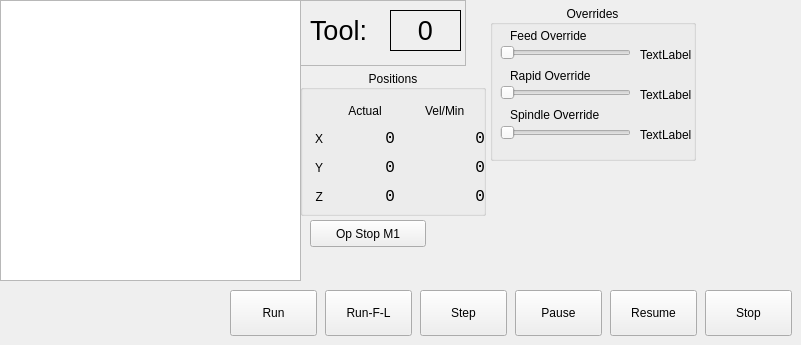
      <widget class="QWidget" name="tab">
       <attribute name="title">
        <string>Gcode</string>
       </attribute>
       <widget class="QGroupBox" name="groupBox_4">
        <property name="geometry">
         <rect>
          <x>490</x>
          <y>5</y>
          <width>206</width>
          <height>156</height>
         </rect>
        </property>
        <property name="title">
         <string>Overrides</string>
        </property>
        <property name="alignment">
         <set>Qt::AlignCenter</set>
        </property>
        <widget class="QLabel" name="feed_override_lb">
         <property name="geometry">
          <rect>
           <x>150</x>
           <y>40</y>
           <width>51</width>
           <height>20</height>
          </rect>
         </property>
         <property name="text">
          <string>TextLabel</string>
         </property>
        </widget>
        <widget class="QLabel" name="label_17">
         <property name="geometry">
          <rect>
           <x>20</x>
           <y>60</y>
           <width>131</width>
           <height>21</height>
          </rect>
         </property>
         <property name="text">
          <string>Rapid Override</string>
         </property>
        </widget>
        <widget class="QLabel" name="spindle_override_0_lb">
         <property name="geometry">
          <rect>
           <x>150</x>
           <y>120</y>
           <width>51</width>
           <height>19</height>
          </rect>
         </property>
         <property name="text">
          <string>TextLabel</string>
         </property>
        </widget>
        <widget class="QSlider" name="spindle_override_sl">
         <property name="geometry">
          <rect>
           <x>10</x>
           <y>120</y>
           <width>131</width>
           <height>16</height>
          </rect>
         </property>
         <property name="orientation">
          <enum>Qt::Horizontal</enum>
         </property>
        </widget>
        <widget class="QLabel" name="label_13">
         <property name="geometry">
          <rect>
           <x>20</x>
           <y>20</y>
           <width>131</width>
           <height>21</height>
          </rect>
         </property>
         <property name="text">
          <string>Feed Override</string>
         </property>
        </widget>
        <widget class="QSlider" name="feed_override_sl">
         <property name="geometry">
          <rect>
           <x>10</x>
           <y>40</y>
           <width>131</width>
           <height>16</height>
          </rect>
         </property>
         <property name="orientation">
          <enum>Qt::Horizontal</enum>
         </property>
         <property name="tickPosition">
          <enum>QSlider::NoTicks</enum>
         </property>
         <property name="tickInterval">
          <number>0</number>
         </property>
        </widget>
        <widget class="QLabel" name="rapid_override_lb">
         <property name="geometry">
          <rect>
           <x>150</x>
           <y>80</y>
           <width>51</width>
           <height>19</height>
          </rect>
         </property>
         <property name="text">
          <string>TextLabel</string>
         </property>
        </widget>
        <widget class="QSlider" name="rapid_override_sl">
         <property name="geometry">
          <rect>
           <x>10</x>
           <y>80</y>
           <width>131</width>
           <height>16</height>
          </rect>
         </property>
         <property name="orientation">
          <enum>Qt::Horizontal</enum>
         </property>
        </widget>
        <widget class="QLabel" name="label_18">
         <property name="geometry">
          <rect>
           <x>20</x>
           <y>100</y>
           <width>131</width>
           <height>20</height>
          </rect>
         </property>
         <property name="text">
          <string>Spindle Override</string>
         </property>
        </widget>
        <widget class="QPushButton" name="pushButton_6">
         <property name="geometry">
          <rect>
           <x>20</x>
           <y>370</y>
           <width>96</width>
           <height>21</height>
          </rect>
         </property>
         <property name="text">
          <string>G0 X0 Y0 Z0</string>
         </property>
         <property name="function" stdset="0">
          <string>mdi</string>
         </property>
         <property name="command" stdset="0">
          <string>G0 X0 Y0 Z0</string>
         </property>
        </widget>
        <widget class="QPushButton" name="pushButton_7">
         <property name="geometry">
          <rect>
           <x>125</x>
           <y>370</y>
           <width>96</width>
           <height>21</height>
          </rect>
         </property>
         <property name="text">
          <string>G0 X0 Y0</string>
         </property>
         <property name="function" stdset="0">
          <string>mdi</string>
         </property>
         <property name="command" stdset="0">
          <string>G0 X0 Y0</string>
         </property>
        </widget>
       </widget>
       <widget class="QPlainTextEdit" name="gcode_pte">
        <property name="geometry">
         <rect>
          <x>0</x>
          <y>0</y>
          <width>301</width>
          <height>281</height>
         </rect>
        </property>
        <property name="font">
         <font>
          <family>Latin Modern Mono</family>
          <pointsize>12</pointsize>
          <bold>true</bold>
         </font>
        </property>
       </widget>
       <widget class="QGroupBox" name="groupBox_15">
        <property name="geometry">
         <rect>
          <x>300</x>
          <y>70</y>
          <width>186</width>
          <height>146</height>
         </rect>
        </property>
        <property name="title">
         <string>Positions</string>
        </property>
        <property name="alignment">
         <set>Qt::AlignCenter</set>
        </property>
        <widget class="QLabel" name="label_42">
         <property name="geometry">
          <rect>
           <x>7</x>
           <y>57</y>
           <width>16</width>
           <height>23</height>
          </rect>
         </property>
         <property name="text">
          <string>X</string>
         </property>
         <property name="alignment">
          <set>Qt::AlignRight|Qt::AlignTrailing|Qt::AlignVCenter</set>
         </property>
        </widget>
        <widget class="QLabel" name="label_47">
         <property name="geometry">
          <rect>
           <x>7</x>
           <y>86</y>
           <width>16</width>
           <height>23</height>
          </rect>
         </property>
         <property name="text">
          <string>Y</string>
         </property>
         <property name="alignment">
          <set>Qt::AlignRight|Qt::AlignTrailing|Qt::AlignVCenter</set>
         </property>
        </widget>
        <widget class="QLabel" name="joint_vel_min_0_lb">
         <property name="geometry">
          <rect>
           <x>125</x>
           <y>57</y>
           <width>60</width>
           <height>23</height>
          </rect>
         </property>
         <property name="minimumSize">
          <size>
           <width>60</width>
           <height>0</height>
          </size>
         </property>
         <property name="font">
          <font>
           <family>Monospace</family>
           <pointsize>12</pointsize>
          </font>
         </property>
         <property name="text">
          <string>0</string>
         </property>
         <property name="alignment">
          <set>Qt::AlignRight|Qt::AlignTrailing|Qt::AlignVCenter</set>
         </property>
         <property name="precision" stdset="0">
          <string>2</string>
         </property>
        </widget>
        <widget class="QLabel" name="label_56">
         <property name="geometry">
          <rect>
           <x>125</x>
           <y>30</y>
           <width>60</width>
           <height>21</height>
          </rect>
         </property>
         <property name="text">
          <string>Vel/Min</string>
         </property>
        </widget>
        <widget class="QLabel" name="label_57">
         <property name="geometry">
          <rect>
           <x>35</x>
           <y>30</y>
           <width>60</width>
           <height>21</height>
          </rect>
         </property>
         <property name="minimumSize">
          <size>
           <width>0</width>
           <height>0</height>
          </size>
         </property>
         <property name="text">
          <string>Actual</string>
         </property>
         <property name="alignment">
          <set>Qt::AlignCenter</set>
         </property>
        </widget>
        <widget class="QLabel" name="joint_vel_min_2_lb">
         <property name="geometry">
          <rect>
           <x>125</x>
           <y>115</y>
           <width>60</width>
           <height>23</height>
          </rect>
         </property>
         <property name="minimumSize">
          <size>
           <width>60</width>
           <height>0</height>
          </size>
         </property>
         <property name="font">
          <font>
           <family>Monospace</family>
           <pointsize>12</pointsize>
          </font>
         </property>
         <property name="text">
          <string>0</string>
         </property>
         <property name="alignment">
          <set>Qt::AlignRight|Qt::AlignTrailing|Qt::AlignVCenter</set>
         </property>
         <property name="precision" stdset="0">
          <string>2</string>
         </property>
        </widget>
        <widget class="QLabel" name="label_60">
         <property name="geometry">
          <rect>
           <x>7</x>
           <y>115</y>
           <width>16</width>
           <height>23</height>
          </rect>
         </property>
         <property name="text">
          <string>Z</string>
         </property>
         <property name="alignment">
          <set>Qt::AlignRight|Qt::AlignTrailing|Qt::AlignVCenter</set>
         </property>
        </widget>
        <widget class="QLabel" name="joint_vel_min_1_lb">
         <property name="geometry">
          <rect>
           <x>125</x>
           <y>86</y>
           <width>60</width>
           <height>23</height>
          </rect>
         </property>
         <property name="minimumSize">
          <size>
           <width>60</width>
           <height>0</height>
          </size>
         </property>
         <property name="font">
          <font>
           <family>Monospace</family>
           <pointsize>12</pointsize>
          </font>
         </property>
         <property name="text">
          <string>0</string>
         </property>
         <property name="alignment">
          <set>Qt::AlignRight|Qt::AlignTrailing|Qt::AlignVCenter</set>
         </property>
         <property name="precision" stdset="0">
          <string>2</string>
         </property>
        </widget>
        <widget class="QLabel" name="actual_lb_x">
         <property name="geometry">
          <rect>
           <x>35</x>
           <y>57</y>
           <width>60</width>
           <height>23</height>
          </rect>
         </property>
         <property name="minimumSize">
          <size>
           <width>60</width>
           <height>0</height>
          </size>
         </property>
         <property name="font">
          <font>
           <family>Monospace</family>
           <pointsize>12</pointsize>
          </font>
         </property>
         <property name="text">
          <string>0</string>
         </property>
         <property name="alignment">
          <set>Qt::AlignRight|Qt::AlignTrailing|Qt::AlignVCenter</set>
         </property>
        </widget>
        <widget class="QLabel" name="actual_lb_y">
         <property name="geometry">
          <rect>
           <x>35</x>
           <y>86</y>
           <width>60</width>
           <height>23</height>
          </rect>
         </property>
         <property name="minimumSize">
          <size>
           <width>60</width>
           <height>0</height>
          </size>
         </property>
         <property name="font">
          <font>
           <family>Monospace</family>
           <pointsize>12</pointsize>
          </font>
         </property>
         <property name="text">
          <string>0</string>
         </property>
         <property name="alignment">
          <set>Qt::AlignRight|Qt::AlignTrailing|Qt::AlignVCenter</set>
         </property>
        </widget>
        <widget class="QLabel" name="actual_lb_z">
         <property name="geometry">
          <rect>
           <x>35</x>
           <y>115</y>
           <width>60</width>
           <height>23</height>
          </rect>
         </property>
         <property name="minimumSize">
          <size>
           <width>60</width>
           <height>0</height>
          </size>
         </property>
         <property name="font">
          <font>
           <family>Monospace</family>
           <pointsize>12</pointsize>
          </font>
         </property>
         <property name="text">
          <string>0</string>
         </property>
         <property name="alignment">
          <set>Qt::AlignRight|Qt::AlignTrailing|Qt::AlignVCenter</set>
         </property>
        </widget>
       </widget>
       <widget class="QPushButton" name="run_pb">
        <property name="geometry">
         <rect>
          <x>230</x>
          <y>290</y>
          <width>87</width>
          <height>46</height>
         </rect>
        </property>
        <property name="text">
         <string>Run</string>
        </property>
       </widget>
       <widget class="QPushButton" name="run_from_line_pb">
        <property name="geometry">
         <rect>
          <x>325</x>
          <y>290</y>
          <width>87</width>
          <height>46</height>
         </rect>
        </property>
        <property name="text">
         <string>Run-F-L</string>
        </property>
       </widget>
       <widget class="QPushButton" name="step_pb">
        <property name="geometry">
         <rect>
          <x>420</x>
          <y>290</y>
          <width>87</width>
          <height>46</height>
         </rect>
        </property>
        <property name="text">
         <string>Step</string>
        </property>
       </widget>
       <widget class="QPushButton" name="pause_pb">
        <property name="geometry">
         <rect>
          <x>515</x>
          <y>290</y>
          <width>87</width>
          <height>46</height>
         </rect>
        </property>
        <property name="text">
         <string>Pause</string>
        </property>
       </widget>
       <widget class="QPushButton" name="resume_pb">
        <property name="geometry">
         <rect>
          <x>610</x>
          <y>290</y>
          <width>87</width>
          <height>46</height>
         </rect>
        </property>
        <property name="text">
         <string>Resume</string>
        </property>
       </widget>
       <widget class="QPushButton" name="stop_pb">
        <property name="geometry">
         <rect>
          <x>705</x>
          <y>290</y>
          <width>87</width>
          <height>46</height>
         </rect>
        </property>
        <property name="text">
         <string>Stop</string>
        </property>
       </widget>
       <widget class="QPushButton" name="optional_stop_pb">
        <property name="geometry">
         <rect>
          <x>310</x>
          <y>220</y>
          <width>116</width>
          <height>27</height>
         </rect>
        </property>
        <property name="text">
         <string>Op Stop M1</string>
        </property>
        <property name="checkable">
         <bool>true</bool>
        </property>
       </widget>
       <widget class="QFrame" name="frame_2">
        <property name="geometry">
         <rect>
          <x>300</x>
          <y>0</y>
          <width>166</width>
          <height>66</height>
         </rect>
        </property>
        <property name="frameShape">
         <enum>QFrame::StyledPanel</enum>
        </property>
        <property name="frameShadow">
         <enum>QFrame::Raised</enum>
        </property>
        <widget class="QLabel" name="label_31">
         <property name="geometry">
          <rect>
           <x>10</x>
           <y>10</y>
           <width>76</width>
           <height>41</height>
          </rect>
         </property>
         <property name="font">
          <font>
           <pointsize>20</pointsize>
          </font>
         </property>
         <property name="text">
          <string>Tool:</string>
         </property>
        </widget>
        <widget class="QLabel" name="tool_in_spindle_lb">
         <property name="geometry">
          <rect>
           <x>90</x>
           <y>10</y>
           <width>71</width>
           <height>41</height>
          </rect>
         </property>
         <property name="font">
          <font>
           <pointsize>20</pointsize>
          </font>
         </property>
         <property name="frameShape">
          <enum>QFrame::Box</enum>
         </property>
         <property name="text">
          <string>0</string>
         </property>
         <property name="alignment">
          <set>Qt::AlignCenter</set>
         </property>
        </widget>
       </widget>
      </widget>
